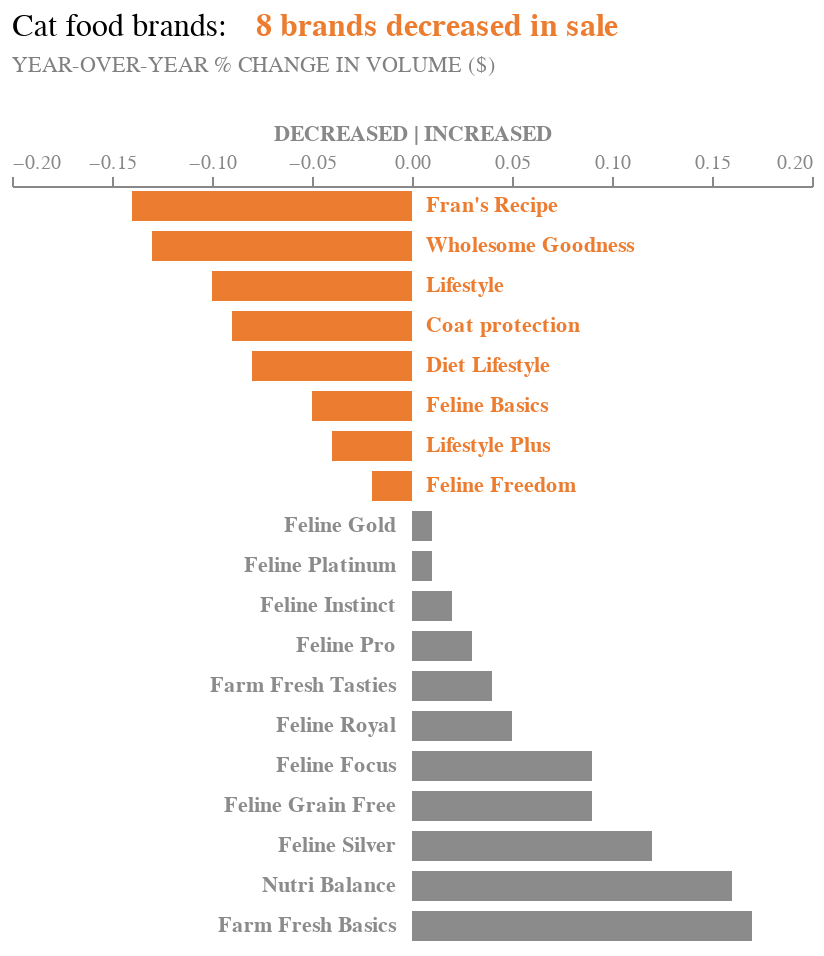

The notebook cell saved with this chart:
### Markdown cell above
![Alt text](\Images\4_2c.png)

### Code cell
condition = "datum.Change < 0"

chart_orange = alt.Chart(table).mark_bar( 
        size = 15
        ).encode(
    x = alt.X(
        "Change", 
        scale = alt.Scale(domain = [-0.20, 0.20]), 
        axis = alt.Axis(grid = False, orient = "top", labelColor = "#888888", titleColor = '#888888'),
        title = "DECREASED | INCREASED"
        ),
    y = alt.Y("Brands", sort = None, axis = None),
    color = alt.condition(condition,
                          alt.value('#ec7c30'), alt.value('#8b8b8b'))
    )

label1_orange = alt.Chart(table.loc[table['Change'] < 0]).mark_text(align = 'left', fontWeight = 700).encode(
    x = alt.value(207),
    y = alt.Y('Brands', sort = None),
    text = alt.Text('Brands'),
    color = alt.value('#ec7c30')
    )


title_orange = alt.Chart(
    {"values": [{"text":  [
        '8 brands decreased in sale'
         ]}]}
).mark_text(size = 16, align = "left", dx = -78, dy = -270, fontWeight = 700, color = '#ec7c30').encode(
    text = "text:N"
)




final = chart_orange + label1_orange + label2 + title_bw + title_orange + subtitle_bw

final.properties(width = 400).configure_view(stroke = None)

# I didn't do the axis title

### Figure 1 — Vega-Lite specification as saved in the notebook (floating-point values rounded to 4 significant figures)
{"config": {"view": {"continuousWidth": 300, "continuousHeight": 300, "stroke": null}}, "layer": [{"data": {"name": "data-9ee411e192bdf834e5a77b44a346fa8f"}, "mark": {"type": "bar", "size": 15}, "encoding": {"color": {"condition": {"test": "datum.Change < 0", "value": "#ec7c30"}, "value": "#8b8b8b"}, "x": {"axis": {"grid": false, "labelColor": "#888888", "orient": "top", "titleColor": "#888888"}, "field": "Change", "scale": {"domain": [-0.2, 0.2]}, "title": "DECREASED | INCREASED", "type": "quantitative"}, "y": {"axis": null, "field": "Brands", "sort": null, "type": "nominal"}}}, {"data": {"name": "data-0cc3663d469e54c83c8449d2705bfe37"}, "mark": {"type": "text", "align": "left", "fontWeight": 700}, "encoding": {"color": {"value": "#ec7c30"}, "text": {"field": "Brands", "type": "nominal"}, "x": {"value": 207}, "y": {"field": "Brands", "sort": null, "type": "nominal"}}}, {"data": {"name": "data-ec5f7c8dc3e548f95008aa754a246610"}, "mark": {"type": "text", "align": "right", "color": "#8b8b8b", "fontWeight": 700}, "encoding": {"text": {"field": "Brands", "type": "nominal"}, "x": {"value": 192}, "y": {"field": "Brands", "sort": null, "type": "nominal"}}}, {"data": {"name": "data-61ed60cd51bbea95a6d688536e3e2c35"}, "mark": {"type": "text", "align": "left", "color": "black", "dx": -200, "dy": -270, "fontWeight": "normal", "size": 16}, "encoding": {"text": {"field": "text", "type": "nominal"}}}, {"data": {"name": "data-8fb65900842ee286421a4b8ea376e54b"}, "mark": {"type": "text", "align": "left", "color": "#ec7c30", "dx": -78, "dy": -270, "fontWeight": 700, "size": 16}, "encoding": {"text": {"field": "text", "type": "nominal"}}}, {"data": {"name": "data-ba11cdcb5208607813ec99b1dd569bab"}, "mark": {"type": "text", "align": "left", "color": "gray", "dx": -200, "dy": -250, "fontWeight": "normal", "size": 11}, "encoding": {"text": {"field": "text", "type": "nominal"}}}], "width": 400, "$schema": "https://vega.github.io/schema/vega-lite/v5.8.0.json", "datasets": {"data-9ee411e192bdf834e5a77b44a346fa8f": [{"spacing for dot plot": 0, "Brands": "Fran's Recipe", "Change": -0.14}, {"spacing for dot plot": 1, "Brands": "Wholesome Goodness", "Change": -0.13}, {"spacing for dot plot": 2, "Brands": "Lifestyle", "Change": -0.1}, {"spacing for dot plot": 3, "Brands": "Coat protection", "Change": -0.09}, {"spacing for dot plot": 4, "Brands": "Diet Lifestyle", "Change": -0.08}, {"spacing for dot plot": 5, "Brands": "Feline Basics", "Change": -0.05}, {"spacing for dot plot": 6, "Brands": "Lifestyle Plus", "Change": -0.04}, {"spacing for dot plot": 7, "Brands": "Feline Freedom", "Change": -0.02}, {"spacing for dot plot": 8, "Brands": "Feline Gold", "Change": 0.01}, {"spacing for dot plot": 9, "Brands": "Feline Platinum", "Change": 0.01}, {"spacing for dot plot": 10, "Brands": "Feline Instinct", "Change": 0.02}, {"spacing for dot plot": 11, "Brands": "Feline Pro", "Change": 0.03}, {"spacing for dot plot": 12, "Brands": "Farm Fresh Tasties", "Change": 0.04}, {"spacing for dot plot": 13, "Brands": "Feline Royal", "Change": 0.05}, {"spacing for dot plot": 14, "Brands": "Feline Focus", "Change": 0.09}, {"spacing for dot plot": 15, "Brands": "Feline Grain Free", "Change": 0.09}, {"spacing for dot plot": 16, "Brands": "Feline Silver", "Change": 0.12}, {"spacing for dot plot": 17, "Brands": "Nutri Balance", "Change": 0.16}, {"spacing for dot plot": 18, "Brands": "Farm Fresh Basics", "Change": 0.17}], "data-0cc3663d469e54c83c8449d2705bfe37": [{"spacing for dot plot": 0, "Brands": "Fran's Recipe", "Change": -0.14}, {"spacing for dot plot": 1, "Brands": "Wholesome Goodness", "Change": -0.13}, {"spacing for dot plot": 2, "Brands": "Lifestyle", "Change": -0.1}, {"spacing for dot plot": 3, "Brands": "Coat protection", "Change": -0.09}, {"spacing for dot plot": 4, "Brands": "Diet Lifestyle", "Change": -0.08}, {"spacing for dot plot": 5, "Brands": "Feline Basics", "Change": -0.05}, {"spacing for dot plot": 6, "Brands": "Lifestyle Plus", "Change": -0.04}, {"spacing for dot plot": 7, "Brands": "Feline Freedom", "Change": -0.02}], "data-ec5f7c8dc3e548f95008aa754a246610": [{"spacing for dot plot": 8, "Brands": "Feline Gold", "Change": 0.01}, {"spacing for dot plot": 9, "Brands": "Feline Platinum", "Change": 0.01}, {"spacing for dot plot": 10, "Brands": "Feline Instinct", "Change": 0.02}, {"spacing for dot plot": 11, "Brands": "Feline Pro", "Change": 0.03}, {"spacing for dot plot": 12, "Brands": "Farm Fresh Tasties", "Change": 0.04}, {"spacing for dot plot": 13, "Brands": "Feline Royal", "Change": 0.05}, {"spacing for dot plot": 14, "Brands": "Feline Focus", "Change": 0.09}, {"spacing for dot plot": 15, "Brands": "Feline Grain Free", "Change": 0.09}, {"spacing for dot plot": 16, "Brands": "Feline Silver", "Change": 0.12}, {"spacing for dot plot": 17, "Brands": "Nutri Balance", "Change": 0.16}, {"spacing for dot plot": 18, "Brands": "Farm Fresh Basics", "Change": 0.17}], "data-61ed60cd51bbea95a6d688536e3e2c35": [{"text": ["Cat food brands:"]}], "data-8fb65900842ee286421a4b8ea376e54b": [{"text": ["8 brands decreased in sale"]}], "data-ba11cdcb5208607813ec99b1dd569bab": [{"text": ["YEAR-OVER-YEAR % CHANGE IN VOLUME ($)"]}]}}
